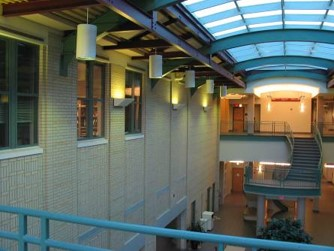
#> input picture assignment_1new/images/CMU_left.jpg, 334 x 251 px
$ jupyter execute --allow-errors MyRansacPanorama_student.ipynb
#> lines starting #> are read from the running program, lines starting #| are printed output that depends on the picture
# Assignment 1 (part II):  Automatic Panorama Mosaicing

[cell 1]
import numpy as np
import matplotlib
import matplotlib.image as image
import matplotlib.pyplot as plt
from skimage.feature import (corner_harris, corner_peaks, plot_matches, BRIEF, match_descriptors)
from skimage.transform import warp, ProjectiveTransform
from skimage.color import rgb2gray
from skimage.measure import ransac

### The cell below demonstrates feature detection (e.g. corners) and matching (e.g. BRIEF descriptor)

[cell 2]
imL = image.imread("images/CMU_left.jpg")
#> imL is the input picture: shape (251, 334, 3); mean R, G, B 94.8, 103.3, 94.9
imR = image.imread("images/CMU_right.jpg")
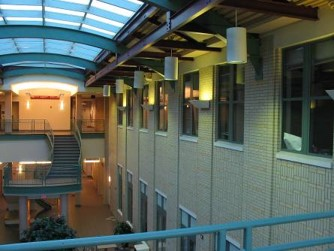
#> input picture assignment_1new/images/CMU_right.jpg, 334 x 251 px
#> imR is the input picture: shape (251, 334, 3); mean R, G, B 87.8, 97, 88.2
imLgray = rgb2gray(imL)
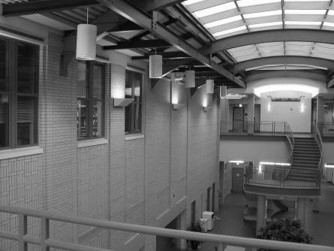
#> imLgray: shape (251, 334) float64; min 0.00417, max 1, mean 0.396
imRgray = rgb2gray(imR)
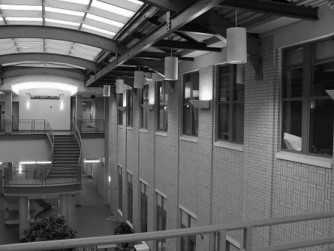
#> imRgray: shape (251, 334) float64; min 0.00333, max 1, mean 0.37


# NOTE: corner_peaks and many other feature extraction functions return point coordinates as (y,x), that is (rows,cols)
keypointsL = corner_peaks(corner_harris(imLgray), threshold_rel=0.0005, min_distance=5)
#> keypointsL = 202 pairs, first value 8 to 242, second value 7 to 326
keypointsR = corner_peaks(corner_harris(imRgray), threshold_rel=0.0005, min_distance=5)
#> keypointsR = 204 pairs, first value 6 to 245, second value 5 to 326

extractor = BRIEF()

extractor.extract(imLgray, keypointsL)
keypointsL = keypointsL[extractor.mask]
#> keypointsL = 152 pairs, first value 25 to 227, second value 24 to 309
descriptorsL = extractor.descriptors

extractor.extract(imRgray, keypointsR)
keypointsR = keypointsR[extractor.mask]
#> keypointsR = 154 pairs, first value 24 to 227, second value 28 to 309
descriptorsR = extractor.descriptors

matchesLR = match_descriptors(descriptorsL, descriptorsR, cross_check=True)

print ('the number of matches is {:2d}'.format(matchesLR.shape[0]))

fig = plt.figure(1,figsize = (12, 4))
axA = plt.subplot(111)
plt.gray()
plot_matches(axA, imL, imR, keypointsL, keypointsR, matchesLR) #, matches_color = 'r')
#> (this line was passed over: skimage is not available in this run)
axA.axis('off')

plt.show()

## Problem 1
### Rederive your formula in Problem 4a from Part I of the assignment for the following modification. Assume there are $N=53$ matches $(p,p')$ as in figure 1 above. $N_i=21$ of these matches are inliers for a homography, while the rest of the matches are $N_o=32$ outliers. To estimate a homography you need a sample with $K=4$ matches. What is the least number of times one should randomly sample a subset of $K$ matches to get probability  $p≥0.95$  that at least one of these samples has all of its $K$ matches from inliers? Derive a general formula and compute a numerical answer for the specified numbers.

Solution:

P(a sample of 4 matches are all inliers) = $\frac{21}{53} \cdot \frac{20}{52} \cdot \frac{19}{51} \cdot \frac{18}{50} \approx 0.02$

P(a sample of 4 matches are not all inliers) = 1 - P(a sample of 4 matches are all inliers) = $1-0.02=0.98$

P (at least one of the subset of K matches are all inliers) = 1 - P (none of the subset of K matches are all inliers）= $1 - (0.98)^n \geq 0.95$
$$\Rightarrow n \geq 149 $$

## Problem 2: (RANSAC for Homographies)
### Write code below using RANSAC to estimate Homography from matched pairs of points above. This cell should display new figure 2 similar to figure 1 above, but it should show only inlier pairs for the detected homography. HINT: you can use $ProjectiveTransform$  from library $skimage$ declared at the top of the notebok.

[cell 3]
import random

matchLen = matchesLR.shape[0]
max = 0
maxSet = []
X, Y = [], []
for i in range(len(matchesLR)):
    l = matchesLR[i][0]
    X.append(keypointsL[l])
    r = matchesLR[i][1]
    Y.append(keypointsR[r])
#> after the loop, X = 56 pairs, first value 26 to 219, second value 24 to 309; Y = 56 pairs, first value 24 to 227, second value 28 to 309
X = np.array(X)
Y = np.array(Y)

for j in range(149):
    model_robust, inliers = ransac((X, Y), ProjectiveTransform, min_samples=3, residual_threshold=2, max_trials=10)

    count = 0
    for i in inliers:
        if i == True:
            count = count+1
    if count > max:
        maxSet = inliers
        max = count
#> after the loop, max = 18
inlierA = []
inlierB = []
for i in range(len(maxSet)):
    if maxSet[i] == True:
        inlierA.append(X[i])
        inlierB.append(Y[i])
#> this loop made 56 passes
#> after the loop, inlierA = [[164, 289], [100, 271], [54, 284], [42, 284], [68, 284], [130, 275], [163, 274], [110, 268], [200, 266], [219, 294], [122, 284], [186, 282], [202, 295], [209, 279], [219, 284], [122, 274], [208, 268], [207, 287]]; inlierB = [[162, 50], [98, 31], [51, 43], [39, 44], [65, 44], [128, 35], [162, 35], [107, 28], [201, 28], [216, 58], [120, 44], [185, 44], [199, 58], [208, 42], [218, 48], [120, 34], [209, 31], [206, 52]]
inlierA, inlierB = np.array(inlierA), np.array(inlierB)
#> inlierA = 18 rows, first 8: [164, 289], [100, 271], [54, 284], [42, 284], [68, 284], [130, 275], [163, 274], [110, 268]; inlierB = 18 rows, first 8: [162, 50], [98, 31], [51, 43], [39, 44], [65, 44], [128, 35], [162, 35], [107, 28]
matches = []
for i in range(len(inlierA)):
    matches.append([i, i])
#> this loop made 18 passes
#> after the loop, matches = [[0, 0], [1, 1], [2, 2], [3, 3], [4, 4], [5, 5], [6, 6], [7, 7], [8, 8], [9, 9], [10, 10], [11, 11], [12, 12], [13, 13], [14, 14], [15, 15], [16, 16], [17, 17]]
matches = np.array(matches)
#> matches = 18 rows, first 8: [0, 0], [1, 1], [2, 2], [3, 3], [4, 4], [5, 5], [6, 6], [7, 7]

fig = plt.figure(2,figsize = (12, 4))
axA = plt.subplot(111)
plt.gray()
plot_matches(axA, imL, imR, inlierA, inlierB, matches) #, matches_color = 'r')
#> (this line was passed over: skimage is not available in this run)
axA.axis('off')

plt.show()

## Problem 3 (reprojecting onto common PP)
### Use common PP corresponding to the plane of the left image. Your pamorama mosaic should be build inside a "reference frame" (think about it as an empty canvas of certain size) inside this common PP. The reference frame should be big enough to contain the left image and the part of the view covered by the right image after reprojecting onto common PP. Create a new figure 3 including the following three images (spread them vertically). First, show your reference frame only with the left image inside. Second, show the reference frame containing only a reprojected right image (warp it using a homography computed in Problem 1). Third, for comparison, show the reference frame containing only the right image reprojected using a (bad) homography estimated from all matches (including outliers, as in figure 1).
#### HINT1: use function $warp$ from library $skimage$ declared at the top of the notebook.
#### HINT2: function $warp$ needs "inverse map" as a (second) argument as it uses "inverse warping" to compute output intensities

[cell 4]
np.dot(2, [[1], [2], [3]])

[cell 5]
X[:, 0], X[:, 1] = X[:, 1], X[:, 0].copy()
Y[:, 0], Y[:, 1] = Y[:, 1], Y[:, 0].copy()

inlierA[:, 0], inlierA[:, 1] = inlierA[:, 1], inlierA[:, 0].copy()
inlierB[:, 0], inlierB[:, 1] = inlierB[:, 1], inlierB[:, 0].copy()

[cell 6]
Idv = np.identity(3)
fig = plt.figure(3,figsize = (12, 14))

plt.subplot(311)
outL = warp(imL, Idv, output_shape=(300, 650))
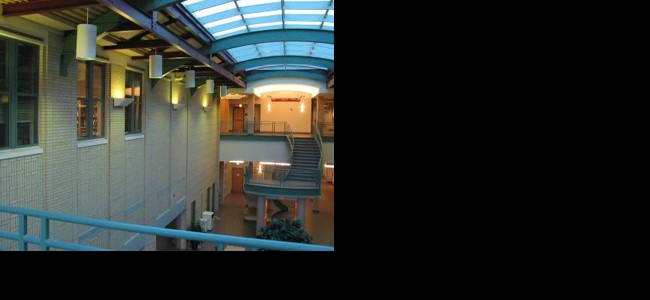
#> outL: shape (300, 650, 3) float64; mean R, G, B 0.16, 0.174, 0.16
plt.imshow(outL)
plt.title("reference frame with the left image")

############################
plt.subplot(312)

plt.title("reference frame with the right image (reprojected)")
tform = ProjectiveTransform()

tform.estimate(inlierA, inlierB)

outR = warp(imR, tform, output_shape=(300, 650))
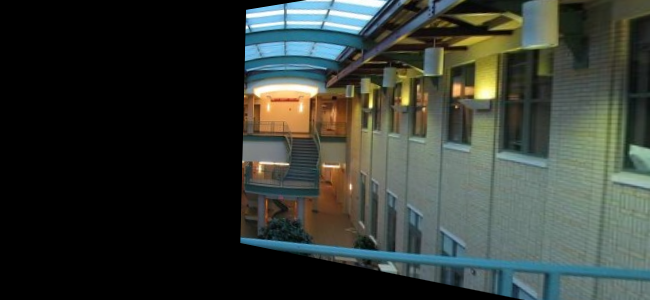
#> outR: shape (300, 650, 3) float64; mean R, G, B 0.207, 0.231, 0.207
plt.imshow(outR)
############################
plt.subplot(313)
tform1 = ProjectiveTransform()

tform1.estimate(X, Y)
outRBad = warp(imR, tform1, output_shape=(300, 650))
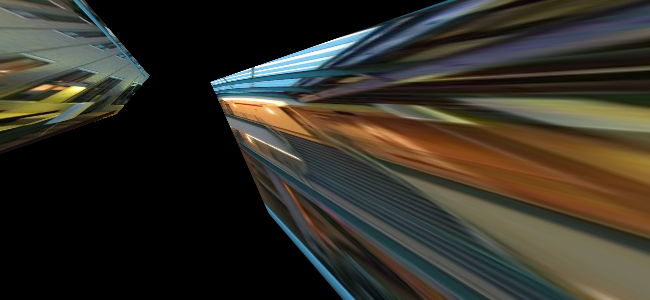
#> outRBad: shape (300, 650, 3) float64; mean R, G, B 0.202, 0.19, 0.155
plt.imshow(outRBad)
plt.title("reference frame with the right image (reprojected badly)")

plt.show()
